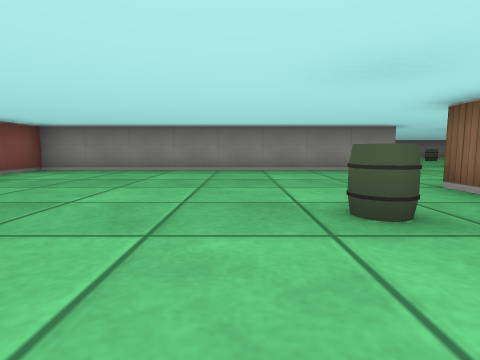
View 1 (above)

21 first-person views from a walk through a cub3D maze. The camera is about half as high as the walls, tilts 6° down and sees 80° across. The floor is counted in squares. Each view is taken from the middle of a square. On the plan, view 1 faces up. The plan holds only what a view shows up to about 9 squares ahead; the rest is blank.

View 2
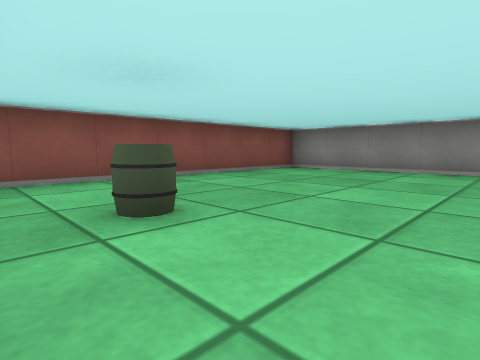

View 3
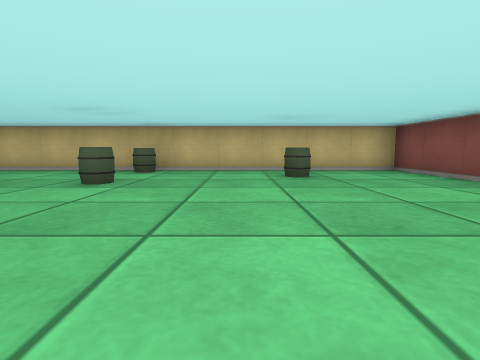

View 4
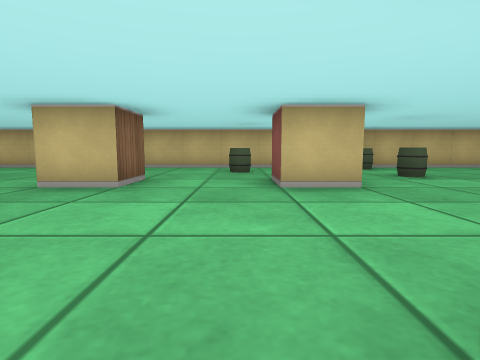

View 5
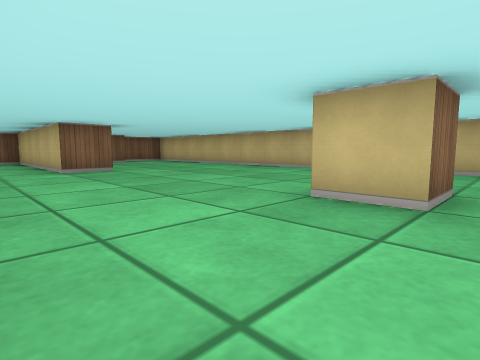

View 6
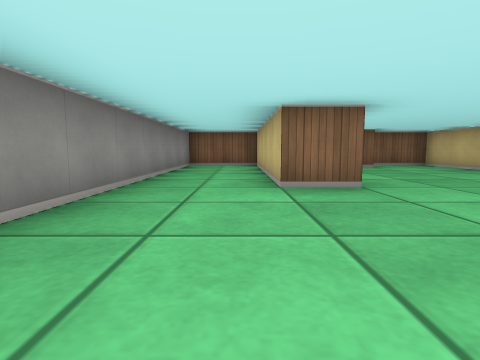

View 7
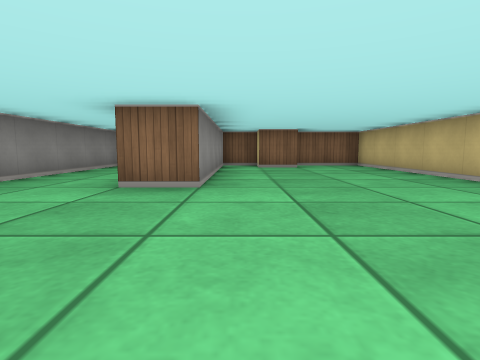

View 8
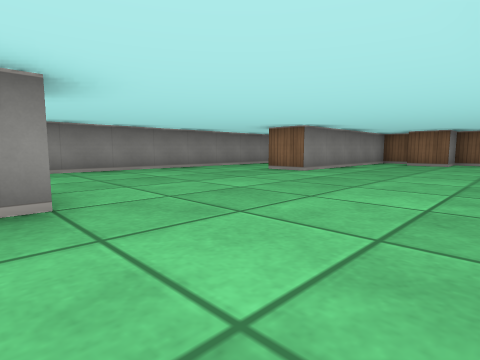

View 9
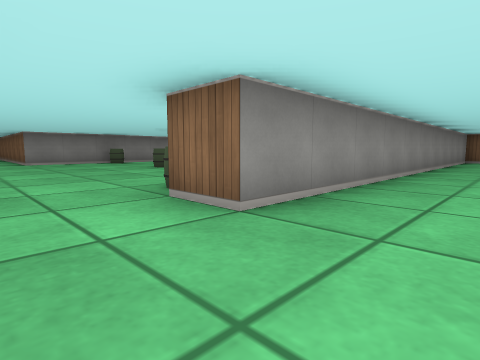

View 10
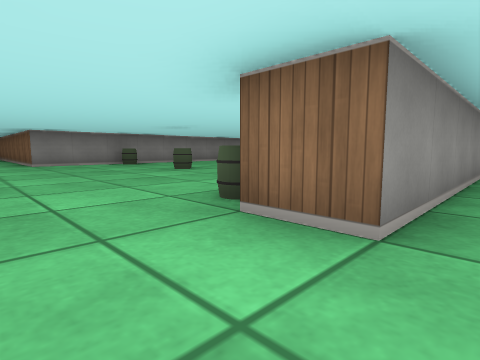

View 11
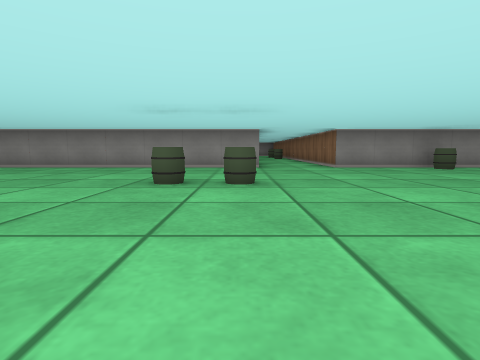

View 12
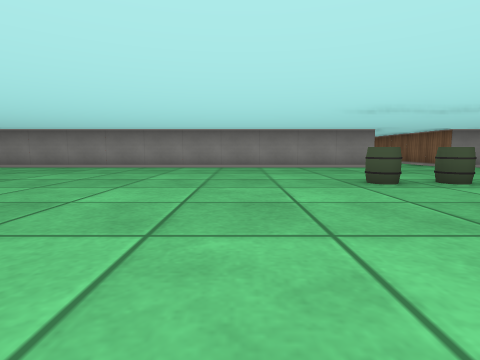

View 13
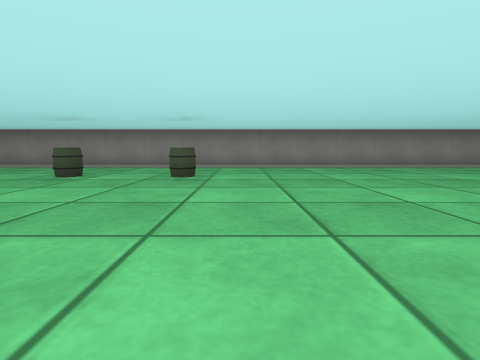

View 14
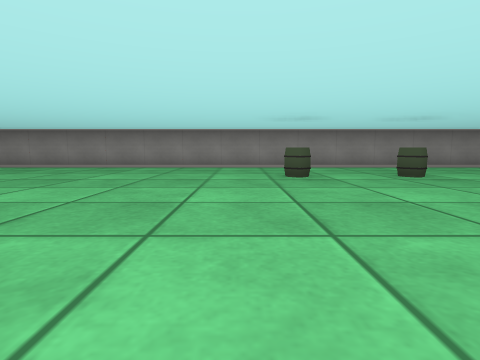

View 15
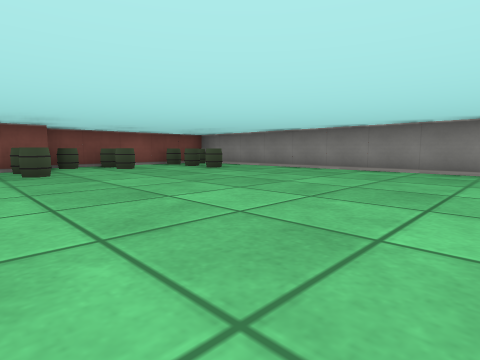

View 16
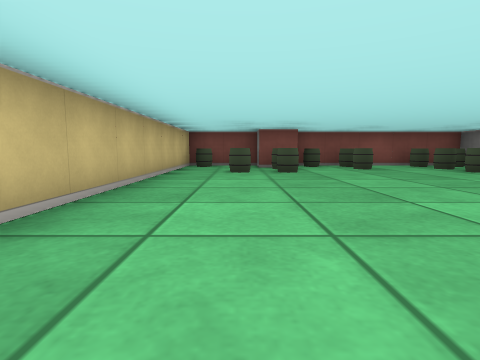

View 17
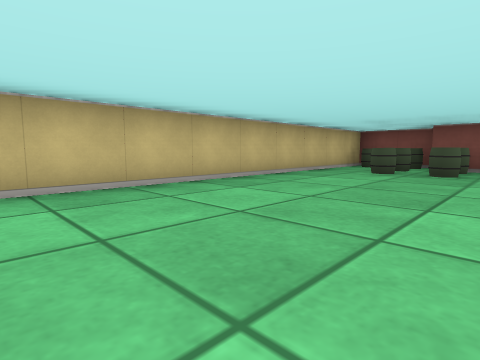

View 18
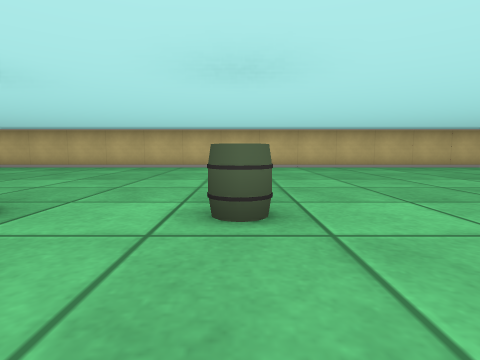

View 19
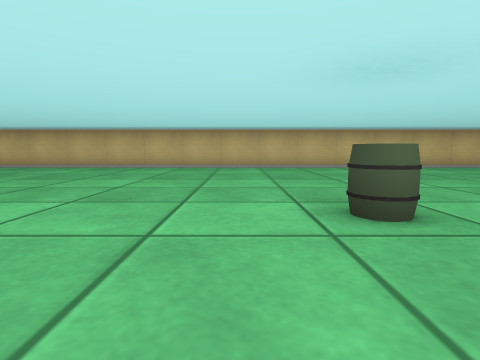

View 20
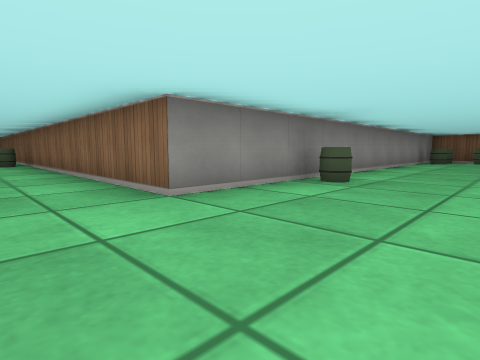

View 21
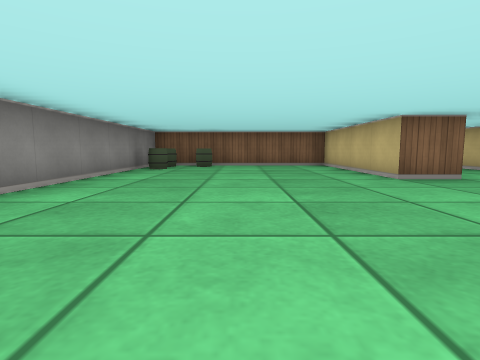

### Floor plan
Points are (right, up) in squares from view 1. A wall is a line through its corners. A room is listed if a view was taken in it or the views show most of it. See-through windows are left out.
Room 1 (views 1, 2, 3, 4, 5, 6, 7, 8, 9, 10)
walls: (5.5, 2.5) (5.5, 3.5) (6.5, 3.5); (6.6, 2.5) (6.1, 2.5); (2.5, 2.9) (2.5, 3.5) (3.5, 3.5) (3.5, 2.5); (3.6, 6.5) (-4.5, 6.5) (-4.5, -0.5) (6.5, -0.5); (8.9, -0.5) (16.5, -0.5) (16.5, 1.5) (15.5, 1.5) (15.5, 2.5) (16.5, 2.5) (16.5, 3.5); (16.1, 3.5) (11.5, 3.5) (11.5, 4.5) (16.5, 4.5) (16.5, 6.5) (5.5, 6.5) (5.5, 7.5)
ways out: opening at (4.5, 7) to room 2
objects: barrel (-2, 1); barrel (1, 0); barrel (1, 2); barrel (4, 1)
Room 2 (views 11, 12, 13, 14, 15, 16, 17, 18, 19, 20, 21)
walls: (3.6, 15.5) (-21.5, 15.5) (-21.5, 10.6); (12.5, 9.4) (12.5, 10.5) (16.5, 10.5) (16.5, 15.5) (5.5, 15.5) (5.5, 24.4); (-20.5, 10.5) (-20.5, 9.5) (-21.5, 9.5) (-21.5, 7.5) (-0.6, 7.5); (14.5, 7.5) (15.1, 7.5)
ways out: opening at (4.5, 7) to room 1
objects: barrel (-21, 8); barrel (-21, 9); barrel (-21, 11); barrel (-21, 12); barrel (-21, 14); barrel (-21, 15); barrel (-20, 9); barrel (-20, 10); barrel (-20, 12); barrel (-20, 14); barrel (-19, 9); barrel (-19, 10); barrel (-19, 14); barrel (-10, 13); barrel (-8, 13); barrel (2, 12); barrel (3, 12); barrel (5, 23); barrel (6, 8); barrel (8, 12); barrel (8, 15); barrel (15, 15); barrel (16, 14); barrel (16, 15)

Where each view was taken, in squares from view 1:
view 1: 0 up, 0 right, facing up
view 2: 0 up, 0 right, facing up-left
view 3: 6 up, 1 left, facing down
view 4: 7 up, 4 right, facing down
view 5: 6 up, 5 right, facing down-right
view 6: 5 up, 8 right, facing right
view 7: 3 up, 8 right, facing right
view 8: 0 up, 6 right, facing up-right
view 9: 5 up, 4 right, facing up-right
view 10: 6 up, 4 right, facing up-right
view 11: 8 up, 3 right, facing up
view 12: 8 up, 0 right, facing up
view 13: 8 up, 7 left, facing up
view 14: 8 up, 11 left, facing up
view 15: 9 up, 13 left, facing up-left
view 16: 9 up, 13 left, facing left
view 17: 11 up, 13 left, facing down-left
view 18: 15 up, 10 left, facing down
view 19: 15 up, 7 left, facing down
view 20: 13 up, 4 right, facing up-right
view 21: 13 up, 8 right, facing right
